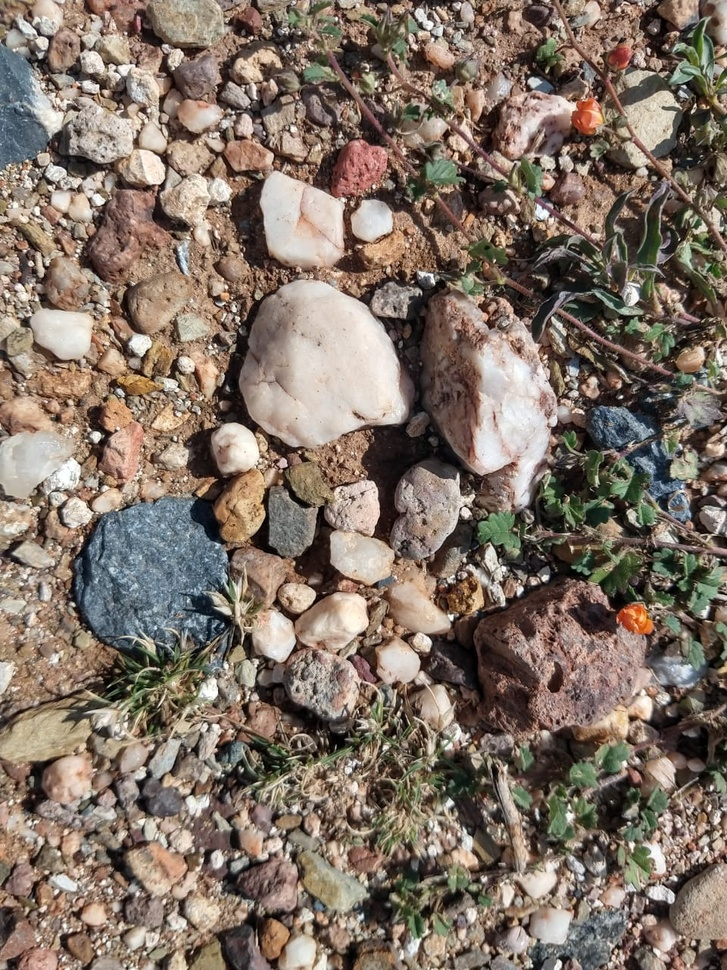
#> input picture 01_PDI/prueba_piedraf.jpeg, 727 x 970 px, shrunk from 960 x 1280 before the run
$ jupyter execute Untitled5.ipynb   (shell and % lines are left out)
#> lines starting #> are read from the running program, lines starting #| are printed output that depends on the picture; after the words box and inside, x2 and y2 are one past the last pixel; in counts of white or black regions, pixels touching at a corner belong together
[cell 1]
import cv2 as cv
import numpy as np
import matplotlib.pyplot as plt

[cell 2]
img = cv.imread('prueba_piedraf.jpeg', 0)
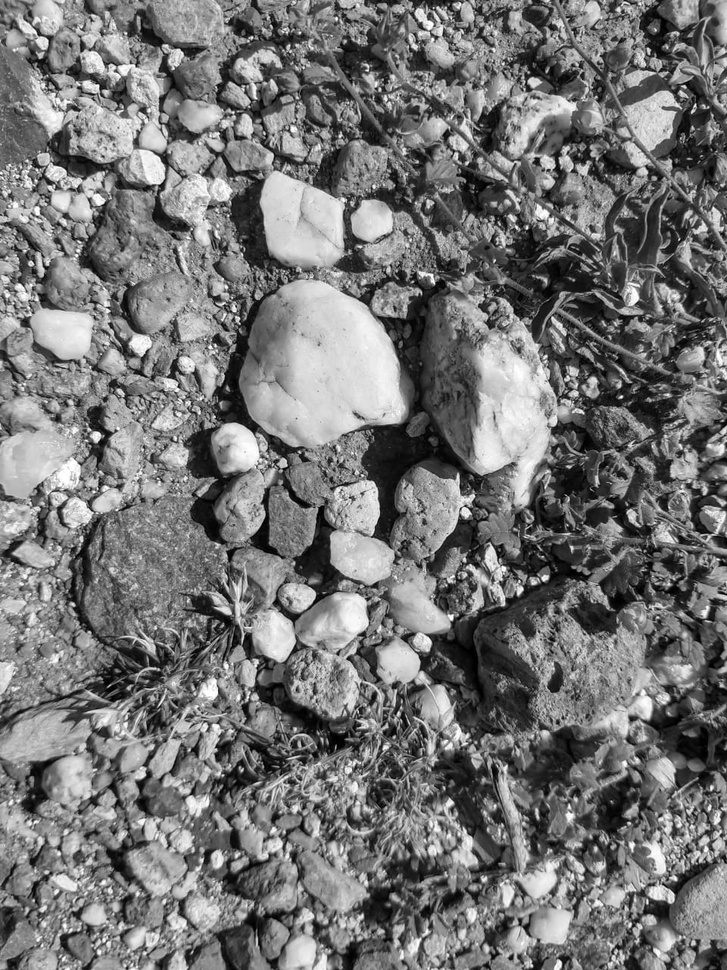
#> img: shape (970, 727); min 0, max 255, mean 117.1
# gray = cv.cvtColor(img, cv.COLOR_BGR2GRAY)

[cell 3]
plt.imshow(img, cmap='gray')

[cell 4]
img = img[200:1000, 200:1000,]
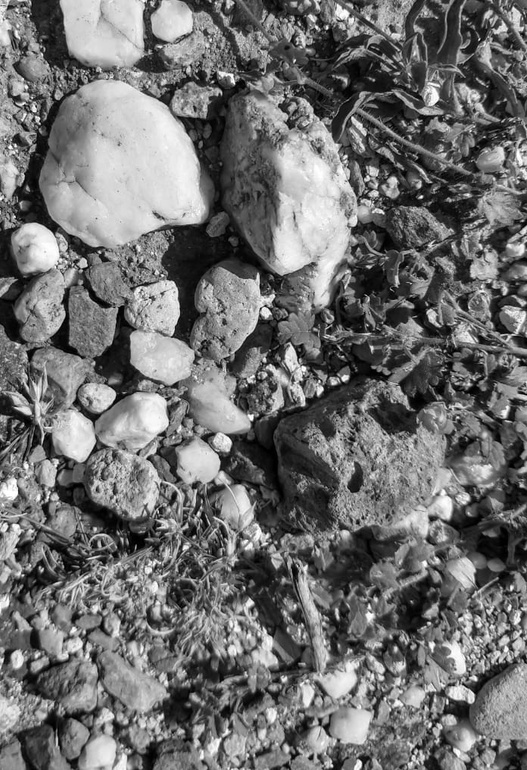
#> img: shape (770, 527); min 0, max 255, mean 111.2

[cell 5]
plt.imshow(img, cmap='gray')

[cell 6]
plt.hist(img.ravel(), bins=256, range=(0.0, 1.0), fc='k', ec='k')
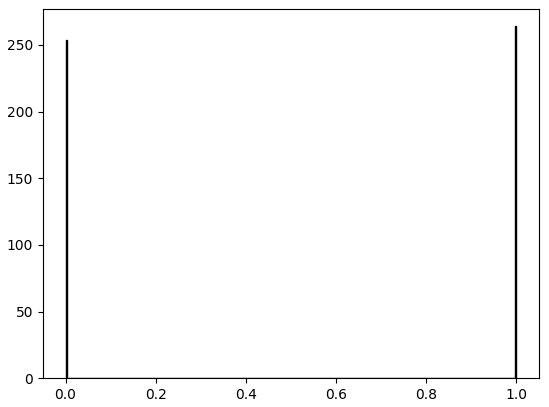
#> figure drawn by matplotlib, 1 panel; tallest bar 264 high, from x = 0.996 to 1

[cell 7]
cx_ = img.shape[0]
#> cx_ = 770
cy_ = img.shape[1]
#> cy_ = 527

is_ = np.zeros((int(cx_), int(cy_), 1), np.uint8)

is_ = img > 150
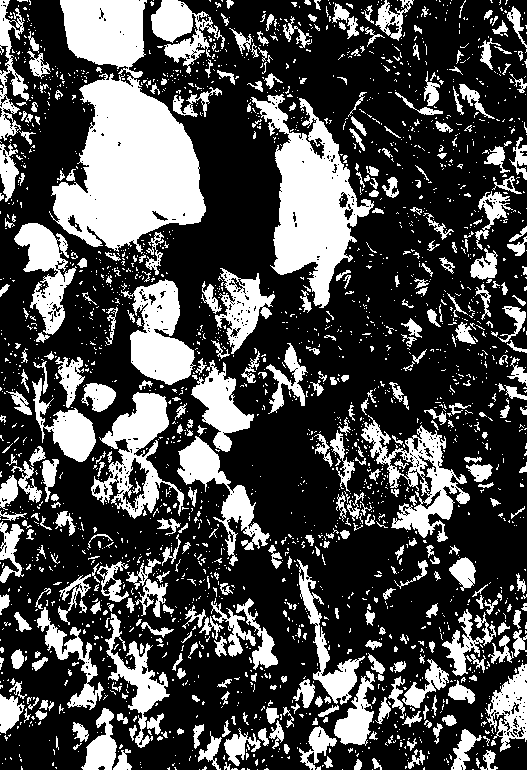
#> is_: shape (770, 527) bool; 30.2% white; 2395 white regions (1994 under 20 px), largest, box (x1, y1, x2, y2) and area: (49, 0, 206, 254) 21768, (251, 94, 374, 308) 10848, (91, 392, 184, 519) 4415
plt.imshow(is_, cmap='gray')

$ run again, with 01_PDI/bilateral3x3.jpg copied over 01_PDI/prueba_piedraf.jpeg
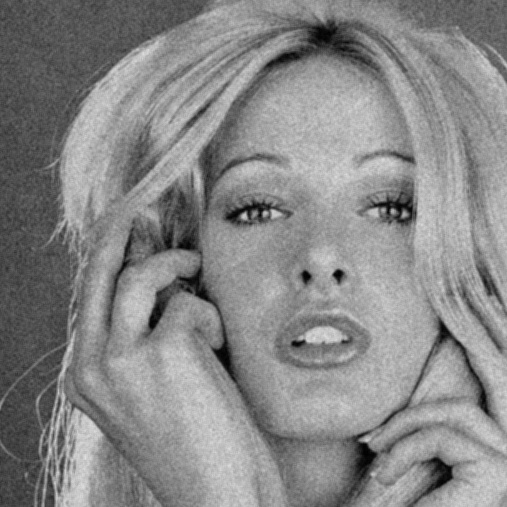
#> input picture 01_PDI/bilateral3x3.jpg, 507 x 507 px
#> img is the input picture: shape (507, 507); min 0, max 225, mean 135.2
#> img: shape (307, 307)
#> `[cell 6] plt.hist(img.ravel(), bins=256, range=(0.0, 1.0), fc='k', ec=..`:
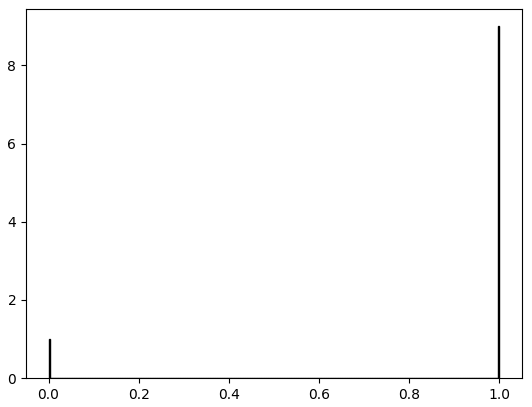
#> figure drawn by matplotlib, 1 panel; tallest bar 9 high, from x = 0.996 to 1
#> `is_ = img > 150`:
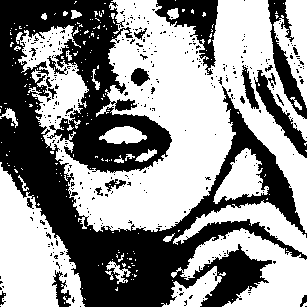
#> is_: shape (307, 307) bool; 56.4% white; 372 black regions (349 under 20 px), largest, box (x1, y1, x2, y2) and area: (0, 0, 307, 307) 34137, (155, 0, 218, 75) 1867, (268, 0, 307, 119) 1420
